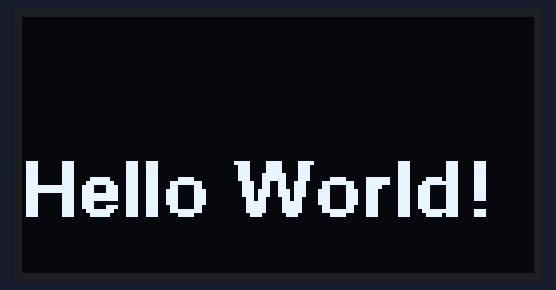
This sketch was run on a simulated Arduino Uno, built with avr-gcc and run on an emulated ATmega328P. On the bench: 128×64 one-colour display.

Above: at 0.2 s.

The sketch:

display1.ino
```cpp
#include "U8glib.h"  //加载显示库文件
U8GLIB_SSD1306_128X64 u8g(U8G_I2C_OPT_NONE|U8G_I2C_OPT_DEV_0);
// I2C / TWI 实例化

void setup() {
}

void loop() {
  u8g.firstPage();  //一下是显示实现部分
  do {
     u8g.setFont(u8g_font_fub14);//设置字体和自号
     u8g.setPrintPos(0, 50); //显示的位置
     u8g.print("Hello World!");
  }
  while( u8g.nextPage() );
}
```
